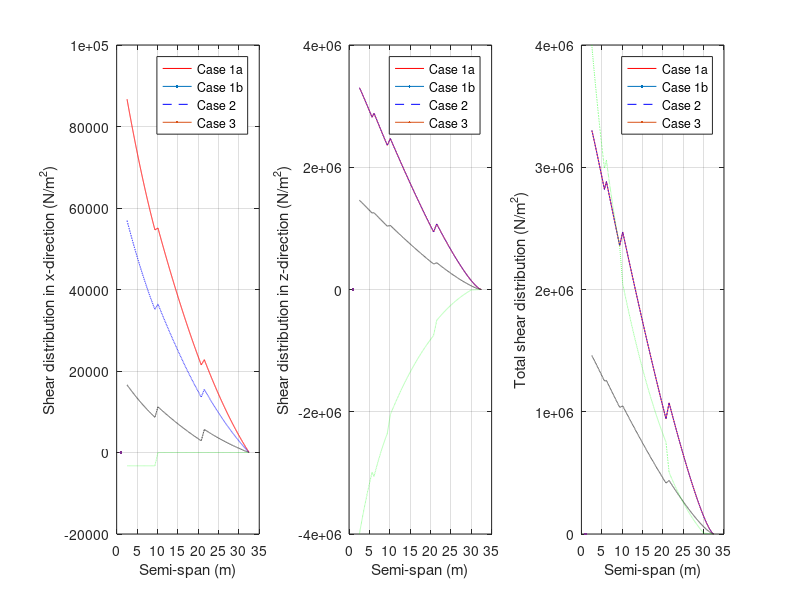
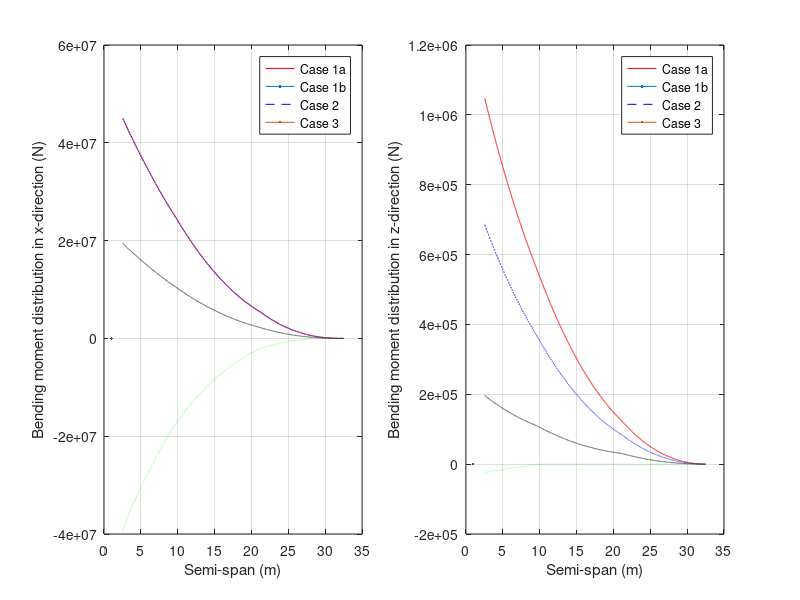

The MATLAB source for these figures, in order:
clc
clear
close all

%LOADS DISTRIBUTION

%get chord distribution
%leading edge sweep angle
b = 32.45 * tand(26.6);
a = b - 3.47/4;

aa = (a + 3.47)/32.45;

%sweep_angle = atand(aa);
sweep_angle = atand(aa);

%chord distribution for first section
outer_chord = 13.89 - (9.75 * tand(sweep_angle));

gradient1 = (outer_chord - 13.89)/9.75;

%for outer section
gradient2 = (3.47 - outer_chord)/(32.45 - 9.75);

span1 = 2.55:0.01:9.75;
span2 = 9.75:0.01:32.5;

c2 = outer_chord - gradient2 * 9.75;

chord1 = gradient1 * span1 + 13.89;
chord2 = gradient2*span2+c2;

chord = [chord1,chord2];

%CMo for airfoil
Cmoairf = -0.131;

%constants
W_S = 7840;         %wing loading in N/m^2
S = 482;            %wing area in m^2
rho = 1.227;        %sea level density
W = 353385;         %mtow in kg
g = 9.81;           %gravitational constant
T = 321600;         %thrust produced by each engine in N

%masses and wing properties
m_dry = 27100/2;        %dry mass of the wing in kg
weight_wing = m_dry*g;  %weight of the wing in N
V_wing = 168.6331;      %volume of the wing in m^3 CHANGE THIS WITH THE REAL VALUE  

m_fuel = 176091;        %fuel mass in kg
rho_fuel = 804;         %fuel density in kg/m^3
length_ft = 26.83;      %length of fuel tank 

m_engine = 6147.1;      %mass of engine
m_mg = 15100;           %mass of main landing gear


%aerofoil properties
cg = 0.4141;                            %centre of gravity
arm_length = 0.1641;                    %distance of cg from aerodynamic centre
frontSpar = 0.12;                       %location of front spar
rearSpar = 0.7;                         %location of shear spar
flexAxis = (frontSpar+rearSpar)/2;      %location of flexural axis (shear centre)


%wing discretisation
span = [span1,span2];      %29.33 is the length of the wing that is outside of the fuselage

%area of the aerofoil at each section of the wing
area_aerofoil = 0.0939*chord.^2;


%cases: [case 1a, case 1b, case 2, case 3]

v = [130.537; 171.25;95.3; 81.21];           %speed in m/s
n = [3.75; 3.75;1;3];                      %load factor
L = n*W*g;                              %overall lift
L(4) = 0;                               %assume no aerodynamic forces in case 3
C_l = (2*n*W_S)./(rho*v.^2);            %lift coefficient
C_l(4) = 0;                             %assume no aerodynamic forces in case 3
%C_d = [0.13; 0.022; 0];                 %drag coefficient taken from polars
C_d = [0.043; 0.017; 0.02;0];
D = 0.5.*rho.*v.^2.*S.*C_d;             %overall drag
L0 = L./(32.5*pi*0.5 - 6.34);           %assume an elliptical lift distribution

dy = 0.01;                      %length of each section
dV = area_aerofoil * dy;        %volume of each section

%load on each section of the wing due to the wing's weight
dW_wing = (weight_wing/V_wing) * dV;

%load due to 1 engine in N
dW_engine = [m_engine*g;m_engine*g;m_engine*g;m_engine*g]; 

%load due to 1 main landing gear in N
dW_mg = [m_mg*g/4;m_mg*g/4;m_mg*g/4;m_mg*g/4];

%load due to fuel in the wings in N
V_fuel = 219.75;                %volume of fuel in m^3
dmass_fuel = rho_fuel * dV;     %mass of fuel in each section
dmass_fuel(2747:end) = 0;       %no fuel after y = 30
dW_fuel = dmass_fuel*g;         %weight of fuel in each section

%add all of the weights to get the total weight experienced at each section
dW_total = zeros(4, length(chord));             %pre-define array

%case 1a - worst case scenario with no fuel weight
dW_total(1,:) = dW_total(1,:) + dW_wing;                             %add weight of wing
dW_total(1,685:760) = dW_total(1,685:760) + dW_engine(1)/75;         %add weight of engine 1
dW_total(1,1823:1898) = dW_total(1,1823:1898) + dW_engine(1)/75;     %add weight of engine 2
dW_total(1,311:359) = dW_total(1,311:359) + dW_mg(1)/48;             %add weight of landing gear
dW_total(1,:) = dW_total(1,:) * 100;

%case 1b - worst case scenario with no fuel weight
dW_total(2,:) = dW_total(2,:) + dW_wing;                             %add weight of wing
dW_total(2,685:760) = dW_total(2,685:760) + dW_engine(2)/75;         %add weight of engine 1
dW_total(2,1823:1898) = dW_total(2,1823:1898) + dW_engine(2)/75;     %add weight of engine 2
dW_total(2,311:359) = dW_total(2,311:359) + dW_mg(2)/48;             %add weight of landing gear
dW_total(2,:) = dW_total(2,:) * 100;

%case 2 - OEI no fuel in the wings. worst case scenario at take of (using take off speed)
dW_total(3,:) = dW_total(3,:) + dW_wing;                             %add weight of wing
dW_total(3,685:760) = dW_total(3,685:760) + dW_engine(3)/75;         %add weight of engine 1
dW_total(3,1823:1898) = dW_total(3,1823:1898) + dW_engine(3)/75;     %add weight of engine 2
dW_total(3,311:359) = dW_total(3,311:359) + dW_mg(3)/48;             %add weight of landing gear
dW_total(3,:) = dW_total(3,:) * 100;

%case 3 - worst case scenario with fuel weight
dW_total(4,:) = dW_total(4,:) + dW_wing + dW_fuel;                   %add weight of wing and fuel
dW_total(4,685:760) = dW_total(4,685:760) + dW_engine(4)/75;         %add weight of engine 1
dW_total(4,1823:1898) = dW_total(4,1823:1898) + dW_engine(4)/75;     %add weight of engine 2
dW_total(4,311:359) = dW_total(4,311:359) + dW_mg(4)/48;             %add weight of landing gear
dW_total(4,:) = dW_total(4,:) * 100;
dW_total(4,311:359) = dW_total(3,311:359) - 6.2349e6/48;             %add force of main landing gear on the wing at touch down



dW_total = dW_total.*n;


%loading lifting distribution
data1 = load("WingLoadCase1.mat");
data2 = load("WingLoadCase2.mat");
dL1 = data1.vq;
dL2 = data2.vq;
dL(1 , :) = dL1';                            %case 1a
dL(2 , :) = dL(1,:);                        %case 1b
dL(3 , :) = dL2';                            %case 1a
dL(4 , :) = zeros(1 , length(span));        %case 3

%drag distribution and thrust distribution
dS = dy*chord; 
dD = 0.5*rho*v.^2.*C_d.*dS;                 %drag distribution
dD = dD * 100;
dT = zeros(4,length(span));
dT(1:3,685:760) = dT(1:3,685:760) + T/75;         %thrust of engine 1 for cases 1a, 1b and 3
dT(1:3,1823:1898) = dT(1:3,1823:1898) + T/75;         %thrust of engine 2 for cases 1a, 1b and 3
dT(4,685:760) = dT(4,685:760) + T/75;             %only add thrust from engine 1 for worst case scenario



%CALCULATING SHEAR                            %planform area distribution
%dD = 0.5*rho*v.^2.*C_d.*dS;                 %drag distribution
%dL = L0.*sqrt(1-(span/32.5).^2);            %elliptical lift distribution
% dD(:,685:760) = dD(:,685:760) - T/75;       %subtract thrust of engine 1
% dD(:,1823:1898) = dD(:,1823:1898) - T/75;   %subtract thrust of engine 2

% total_lift = 2 * trapz(dL(1,:));

for i = 1:4  
    for j = 1:length(span)
        temp1 = dD(i,j:length(span));
        temp2 = dT(i,j:length(span));
        shear_x(i,j) = sum((temp1-temp2)*dy);
    end
end

shear_y = 0;

for i = 1:4
    for j = 1:length(span)
        temp1 = dL(i,j:length(span));
        temp2 = dW_total(i,j:length(span));
        shear_z(i,j) = sum((temp1-temp2)*dy);
    end
end

shear_total = sqrt(shear_x.^2 + shear_z.^2);


%CALCULATING BENDING MOMENT

for i = 1:4
    for j = 1:length(span)
        temp = shear_z(i,j:length(span));
        M_x(i,j) = sum(temp)*dy;
    end
end

for i = 1:4
    for j = 1:length(span)
        temp = shear_x(i,j:length(span));
        M_z(i,j) = sum(temp)*dy;
    end
end

%maybe have a look at this again because now we have 4 cases
% %CALCULATING TORQUE
% M_torque = zeros(4, length(span));
% landing_gear_force_case3 = zeros(length(span));
% landing_gear_force_case3(311:359) = 3.4278e6/48 ; %double check this is correct or not
% for i=1:4
%     for j = 1: length(span)
%         if i==3 % the landing gear will exert a moment
%         x_quart(i, j) = 0.25 * chord(j);
%         z_f = 0.07; % depends how we define the axis
%         x_cg= cg;
%         m_0w(i,j) = 0.5* rho * v(i)^2 * chord(j)^2 * Cmoairf; 
%         dM(i,j) = dL1(i,j)* (flexAxis - x_quart(i,j))+dD(i,j) * 0 + dW_total(i,j) *(flexAxis - x_cg) + landing_gear_force_case3(1,j)*(flexAxis - rearSpar) - m_0w(i,j);
%         M_torque(i,j)= sum(dM(i,j)) ;  
%         else
%     x_quart(i, j) = 0.25 * chord(j);
%     z_f = 0.07; % depends how we define the axis
%     x_cg= cg;
%     m_0w(i,j) = 0.5* rho * v(i)^2 * chord(j)^2 * Cmoairf; 
%     dM(i,j) = dL1(i,j)* (flexAxis - x_quart(i,j))+dD(i,j) * 0 + dW_total(i,j) *(flexAxis - x_cg) + - m_0w(i,j);
%     M_torque(i,j)= sum(dM(i,j)) ;
%     end
%     end
% end


%PLOTSS

% figure
% plot(span,-dW_total(1,:),"r", LineWidth = 1.5);
% hold on
% plot(span,-dW_total(2,:),"b--", LineWidth = 1.5);
% plot(span,-dW_total(3,:),"g:", LineWidth = 1.5);
% hold off
% grid on
% xlabel("Semi-span (m)");
% ylabel("Weight distribution (N/m)");
% legend("Case 1a","Case 1b", "Case 3");

% figure
% plot(span,dL(1,:),"r", LineWidth = 1.5);
% hold on
% plot(span,dL(2,:),"b--", LineWidth = 1.5);
% plot(span,dL(3,:),"k-.");
% plot(span,dL(4,:),"g:", LineWidth = 1.5);
% hold off
% title("Lift distribution");
% xlabel("Semi-span (m)");
% ylabel("Lift (N/m)");
% grid on
% legend("Case 1a","Case 1b", "Case 2","Case 3");

% figure
% plot(span,dL(1,:)-dW_total(1,:),"r", LineWidth = 1.5);
% hold on
% plot(span,dL(2,:)-dW_total(2,:),"b--", LineWidth = 1.5);
% plot(span,dL(3,:)-dW_total(3,:),"k-.", LineWidth = 1.5);
% plot(span,dL(4,:)-dW_total(3,:),"g:", LineWidth = 1.5);
% hold off
% xlabel("Semi-span (m)");
% ylabel("load distribution (N/m)");
% grid on
% legend("Case 1a","Case 1b","Case 2", "Case 3");

figure
subplot(1,3,1);
plot(span,shear_x(1,:),"r", LineWidth = 1.5);
hold on
plot(span,shear_x(2,:),"b--", LineWidth = 1.5);
plot(span,shear_x(3,:),"k-.", LineWidth = 1.5);
plot(span,shear_x(4,:),"g:", LineWidth = 1.5);
hold off
grid on
xlabel("Semi-span (m)");
ylabel("Shear distribution in x-direction (N/m^2)");
legend("Case 1a","Case 1b","Case 2", "Case 3");

subplot(1,3,2);
plot(span,shear_z(1,:),"r", LineWidth = 1.5);
hold on
plot(span,shear_z(2,:),"b--", LineWidth = 1.5);
plot(span,shear_z(3,:),"k-.", LineWidth = 1.5);
plot(span,shear_z(4,:),"g:", LineWidth = 1.5);
hold off
grid on
xlabel("Semi-span (m)");
ylabel("Shear distribution in z-direction (N/m^2)");
legend("Case 1a","Case 1b","Case 2", "Case 3");

subplot(1,3,3);
plot(span,shear_total(1,:),"r", LineWidth = 1.5);
hold on
plot(span,shear_total(2,:),"b--", LineWidth = 1.5);
plot(span,shear_total(3,:),"k-.", LineWidth = 1.5);
plot(span,shear_total(4,:),"g:", LineWidth = 1.5);
hold off
grid on
xlabel("Semi-span (m)");
ylabel("Total shear distribution (N/m^2)");
legend("Case 1a","Case 1b","Case 2", "Case 3");

figure
subplot(1,2,1);
plot(span,M_x(1,:),"r", LineWidth = 1.5);
hold on
plot(span,M_x(2,:),"b--", LineWidth = 1.5);
plot(span,M_x(3,:),"k-.", LineWidth = 1.5);
plot(span,M_x(4,:),"g:", LineWidth = 1.5);
hold off
grid on
xlabel("Semi-span (m)");
ylabel("Bending moment distribution in x-direction (N)");
legend("Case 1a","Case 1b","Case 2", "Case 3");

subplot(1,2,2);
plot(span,M_z(1,:),"r", LineWidth = 1.5);
hold on
plot(span,M_z(2,:),"b--", LineWidth = 1.5);
plot(span,M_z(3,:),"k-.", LineWidth = 1.5);
plot(span,M_z(4,:),"g:", LineWidth = 1.5);
hold off
grid on
xlabel("Semi-span (m)");
ylabel("Bending moment distribution in z-direction (N)");
legend("Case 1a","Case 1b","Case 2", "Case 3");


% figure(6)
% plot(span,M_torque(1,:),"r", LineWidth = 1.5);
% hold on
% plot(span,M_torque(2,:),"b--", LineWidth = 1.5);
% plot(span,M_torque(3,:),":", LineWidth = 1.5);
% hold off
% grid on
% xlabel("Semi-span (m)");
% ylabel(" (N)");
% legend("Case 1a","Case 1b", "Case 3");

% Get the sectional load vs spanwise diagram for case 1&3 under different
% conditions so MTOW, EFW, MLW

%%%%%%% CHANGE THE VALUES OF MLW AND EFW
% MTOW = 353385;         %mtow in kg
% MLW =  320000        ; % maximum landing weoght
% EFW =  300000      ; %EMPTY FUEL WEIGHT
% n= 3.75;
% mass=[MTOW, MLW, EFW];
% 
% for j= 1:3
%     lift(j) = n* mass(j)*g;
%     L0(j)= lift(j)/(32.5*pi*0.5 - 6.34);  %assume an elliptical lift distribution
%     dl_new(j,:) = L0(j)*sqrt(1-(span/32.5).^2);
% end
% 
% figure
% plot(span, dl_new(1,:))
% hold on
% plot(span, dl_new(2,:))
% plot(span, dl_new(3,:))
% grid on
% xlabel("Spanwise position (m)")
% ylabel("Sectional load (N/m)")


% figure
% plot(span,dL(1,:)-dW_total(1,:),"r",LineWidth = 1.25);
% hold on
% plot(span,dL(3,:)-dW_total(3,:),LineWidth = 1.25,Color=[0 128 255]/255);
% plot(span,dL(1,:),"--", LineWidth = 1.25,Color=[255 102 102]/255);
% plot(span,dL(3,:),"--", LineWidth = 1.25,Color=[102 102 255]/255);
% plot(span,dL(1,:),"k:")
% plot(span,-dW_total(1,:),":", LineWidth = 1.25,Color=[153 0 0]/255);
% plot(span,-dW_total(3,:),":", LineWidth = 1.25,Color=[0 0 153]/255);
% hold off
% xlabel("Semi-span (m)");
% ylabel("load distribution (N/m)");
% grid on
% legend("Case 1 - Resultant load","Case 3 - Resultant load","Case 1 - Lift ", "Case 3 - Lift ","Case 1 - Inertial loads","Case 3 - Inertial loads");
% 
% 
% 
% figure
% plot(span,dL(1,:)-dW_total(1,:),"r",LineWidth = 1.25);
% hold on
% plot(span,dL(4,:)-dW_total(1,:),"g",LineWidth = 1.25);
% plot(span,dL(3,:)-dW_total(3,:),LineWidth = 1.25,Color=[0 128 255]/255);
% plot(span,dL(1,:),"--", LineWidth = 1.25,Color=[255 102 102]/255);
% plot(span,dL(4,:),"--", LineWidth = 1.25,Color=[50 153 50]/255);
% plot(span,dL(3,:),"--", LineWidth = 1.25,Color=[102 102 255]/255);
% plot(span,-dW_total(1,:),":", LineWidth = 1.25,Color=[153 0 0]/255);
% plot(span,-dW_total(4,:),":", LineWidth = 1.25,Color=[0 50 0]/255);
% plot(span,-dW_total(3,:),":", LineWidth = 1.25,Color=[0 0 153]/255);
% hold off
% xlabel("Semi-span (m)");
% ylabel("load distribution (N/m)");
% grid on
% legend("Case 1 - Resultant load","Case 2 - Resultant load","Case 3 - Resultant load","Case 1 - Lift ","Case 2 - Lift " ,"Case 3 - Lift ","Case 1 - Inertial loads","Case 2 - Inertial loads","Case 3 - Inertial loads");
% 
